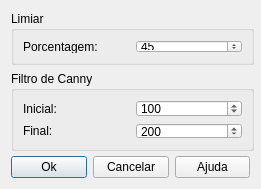
<ui version="4.0" >
 <class>Dialog</class>
 <widget class="QDialog" name="Dialog" >
  <property name="geometry" >
   <rect>
    <x>0</x>
    <y>0</y>
    <width>261</width>
    <height>189</height>
   </rect>
  </property>
  <property name="minimumSize" >
   <size>
    <width>261</width>
    <height>189</height>
   </size>
  </property>
  <property name="maximumSize" >
   <size>
    <width>261</width>
    <height>189</height>
   </size>
  </property>
  <property name="windowTitle" >
   <string>Dialog</string>
  </property>
  <layout class="QGridLayout" >
   <item row="2" column="0" >
    <widget class="QPushButton" name="buttonOk" >
     <property name="text" >
      <string>Ok</string>
     </property>
    </widget>
   </item>
   <item row="2" column="1" >
    <widget class="QPushButton" name="buttonCancel" >
     <property name="text" >
      <string>Cancelar</string>
     </property>
    </widget>
   </item>
   <item row="2" column="2" >
    <widget class="QPushButton" name="buttonHelp" >
     <property name="text" >
      <string>Ajuda</string>
     </property>
    </widget>
   </item>
   <item row="1" column="0" colspan="3" >
    <widget class="QGroupBox" name="groupBox_2" >
     <property name="minimumSize" >
      <size>
       <width>243</width>
       <height>80</height>
      </size>
     </property>
     <property name="maximumSize" >
      <size>
       <width>243</width>
       <height>80</height>
      </size>
     </property>
     <property name="title" >
      <string>Filtro de Canny</string>
     </property>
     <layout class="QGridLayout" >
      <item row="0" column="0" >
       <widget class="QLabel" name="labelFirst" >
        <property name="text" >
         <string>Inicial:</string>
        </property>
       </widget>
      </item>
      <item row="1" column="0" >
       <widget class="QLabel" name="labelLast" >
        <property name="text" >
         <string>Final:</string>
        </property>
       </widget>
      </item>
      <item row="1" column="1" >
       <widget class="QSpinBox" name="spinLastCanny" >
        <property name="maximum" >
         <number>255</number>
        </property>
        <property name="value" >
         <number>200</number>
        </property>
       </widget>
      </item>
      <item row="0" column="1" >
       <widget class="QSpinBox" name="spinFirstCanny" >
        <property name="maximum" >
         <number>255</number>
        </property>
        <property name="value" >
         <number>100</number>
        </property>
       </widget>
      </item>
     </layout>
    </widget>
   </item>
   <item row="0" column="0" colspan="3" >
    <widget class="QGroupBox" name="groupBox" >
     <property name="minimumSize" >
      <size>
       <width>243</width>
       <height>54</height>
      </size>
     </property>
     <property name="maximumSize" >
      <size>
       <width>243</width>
       <height>54</height>
      </size>
     </property>
     <property name="title" >
      <string>Limiar</string>
     </property>
     <layout class="QGridLayout" >
      <item row="0" column="0" >
       <widget class="QLabel" name="labelPercentage" >
        <property name="text" >
         <string>Porcentagem:</string>
        </property>
       </widget>
      </item>
      <item row="0" column="1" >
       <widget class="QSpinBox" name="spinPercentage" >
        <property name="maximum" >
         <number>100</number>
        </property>
        <property name="value" >
         <number>45</number>
        </property>
       </widget>
      </item>
     </layout>
    </widget>
   </item>
  </layout>
 </widget>
 <resources/>
 <connections/>
</ui>
